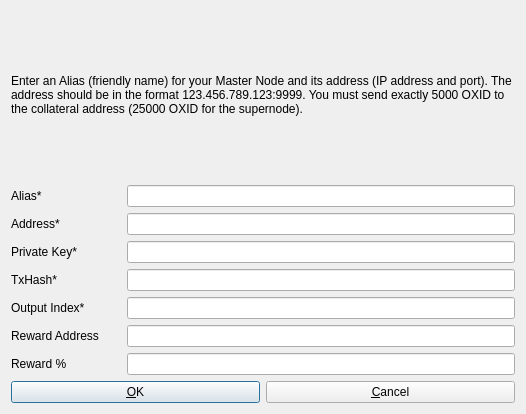
<?xml version="1.0" encoding="UTF-8"?>
<ui version="4.0">
 <class>AddEditAdrenalineNode</class>
 <widget class="QDialog" name="AddEditAdrenalineNode">
  <property name="geometry">
   <rect>
    <x>0</x>
    <y>0</y>
    <width>526</width>
    <height>414</height>
   </rect>
  </property>
  <property name="windowTitle">
   <string>Add/Edit Oxid Node</string>
  </property>
  <property name="modal">
   <bool>true</bool>
  </property>
  <layout class="QVBoxLayout" name="verticalLayout">
   <item>
    <widget class="QLabel" name="label_9">
     <property name="sizePolicy">
      <sizepolicy hsizetype="Preferred" vsizetype="Expanding">
       <horstretch>0</horstretch>
       <verstretch>0</verstretch>
      </sizepolicy>
     </property>
     <property name="text">
      <string>&lt;html&gt;&lt;head/&gt;&lt;body&gt;&lt;p&gt;Enter an Alias (friendly name) for your Master Node and its address (IP address and port). The address should be in the format 123.456.789.123:9999. You must send exactly 5000 OXID to the collateral address (25000 OXID for the supernode).&lt;/p&gt;&lt;/body&gt;&lt;/html&gt;</string>
     </property>
     <property name="wordWrap">
      <bool>true</bool>
     </property>
    </widget>
   </item>
   <item>
    <layout class="QHBoxLayout" name="horizontalLayout_4">
     <property name="bottomMargin">
      <number>0</number>
     </property>
     <item>
      <widget class="QLabel" name="label_4">
       <property name="minimumSize">
        <size>
         <width>110</width>
         <height>0</height>
        </size>
       </property>
       <property name="text">
        <string>Alias*</string>
       </property>
      </widget>
     </item>
     <item>
      <widget class="QLineEdit" name="aliasLineEdit"/>
     </item>
    </layout>
   </item>
   <item>
    <layout class="QHBoxLayout" name="horizontalLayout_5">
     <property name="bottomMargin">
      <number>0</number>
     </property>
     <item>
      <widget class="QLabel" name="label_6">
       <property name="minimumSize">
        <size>
         <width>110</width>
         <height>0</height>
        </size>
       </property>
       <property name="text">
        <string>Address*</string>
       </property>
      </widget>
     </item>
     <item>
      <widget class="QLineEdit" name="addressLineEdit"/>
     </item>
    </layout>
   </item>
   <item>
    <layout class="QHBoxLayout" name="horizontalLayout_3">
     <property name="bottomMargin">
      <number>0</number>
     </property>
     <item>
      <widget class="QLabel" name="label_5">
       <property name="minimumSize">
        <size>
         <width>110</width>
         <height>0</height>
        </size>
       </property>
       <property name="text">
        <string>Private Key*</string>
       </property>
      </widget>
     </item>
     <item>
      <widget class="QLineEdit" name="privkeyLineEdit"/>
     </item>
    </layout>
   </item>
   <item>
    <layout class="QHBoxLayout" name="horizontalLayout_2">
     <property name="bottomMargin">
      <number>0</number>
     </property>
     <item>
      <widget class="QLabel" name="label_2">
       <property name="minimumSize">
        <size>
         <width>110</width>
         <height>0</height>
        </size>
       </property>
       <property name="text">
        <string>TxHash*</string>
       </property>
      </widget>
     </item>
     <item>
      <widget class="QLineEdit" name="txhashLineEdit"/>
     </item>
    </layout>
   </item>
   <item>
    <layout class="QHBoxLayout" name="horizontalLayout_8">
     <property name="bottomMargin">
      <number>0</number>
     </property>
     <item>
      <widget class="QLabel" name="label_8">
       <property name="minimumSize">
        <size>
         <width>110</width>
         <height>0</height>
        </size>
       </property>
       <property name="text">
        <string>Output Index*</string>
       </property>
      </widget>
     </item>
     <item>
      <widget class="QLineEdit" name="outputindexLineEdit"/>
     </item>
    </layout>
   </item>
   <item>
    <layout class="QHBoxLayout" name="horizontalLayout_6">
     <property name="bottomMargin">
      <number>0</number>
     </property>
     <item>
      <widget class="QLabel" name="label_3">
       <property name="minimumSize">
        <size>
         <width>110</width>
         <height>0</height>
        </size>
       </property>
       <property name="text">
        <string>Reward Address</string>
       </property>
      </widget>
     </item>
     <item>
      <widget class="QLineEdit" name="rewardaddressLineEdit"/>
     </item>
    </layout>
   </item>
   <item>
    <layout class="QHBoxLayout" name="horizontalLayout_7">
     <property name="bottomMargin">
      <number>0</number>
     </property>
     <item>
      <widget class="QLabel" name="label_7">
       <property name="minimumSize">
        <size>
         <width>110</width>
         <height>0</height>
        </size>
       </property>
       <property name="text">
        <string>Reward %</string>
       </property>
      </widget>
     </item>
     <item>
      <widget class="QLineEdit" name="rewardpercentageLineEdit"/>
     </item>
    </layout>
   </item>
   <item>
    <layout class="QHBoxLayout" name="horizontalLayout_Buttons">
     <item>
      <widget class="QPushButton" name="okButton">
       <property name="text">
        <string>&amp;OK</string>
       </property>
      </widget>
     </item>
     <item>
      <widget class="QPushButton" name="cancelButton">
       <property name="text">
        <string>&amp;Cancel</string>
       </property>
       <property name="autoDefault">
        <bool>false</bool>
       </property>
      </widget>
     </item>
    </layout>
   </item>
  </layout>
 </widget>
 <resources/>
 <connections/>
</ui>
